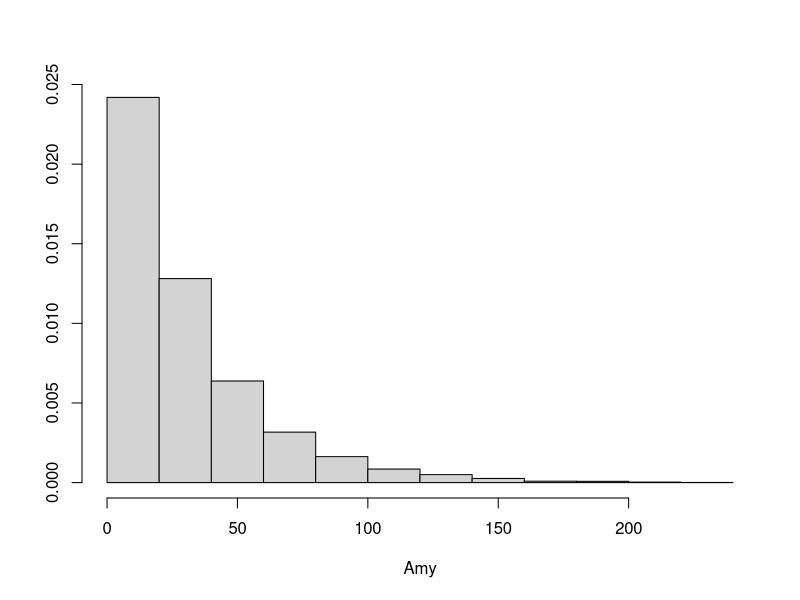
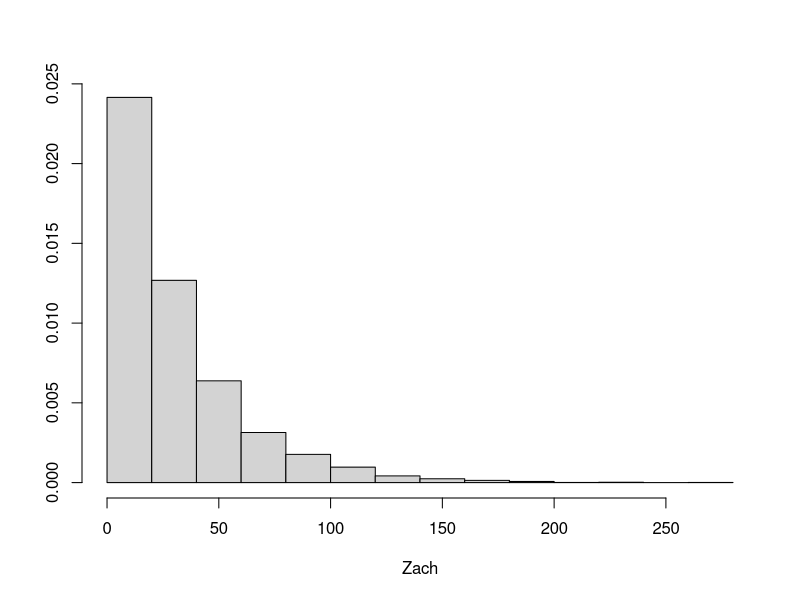
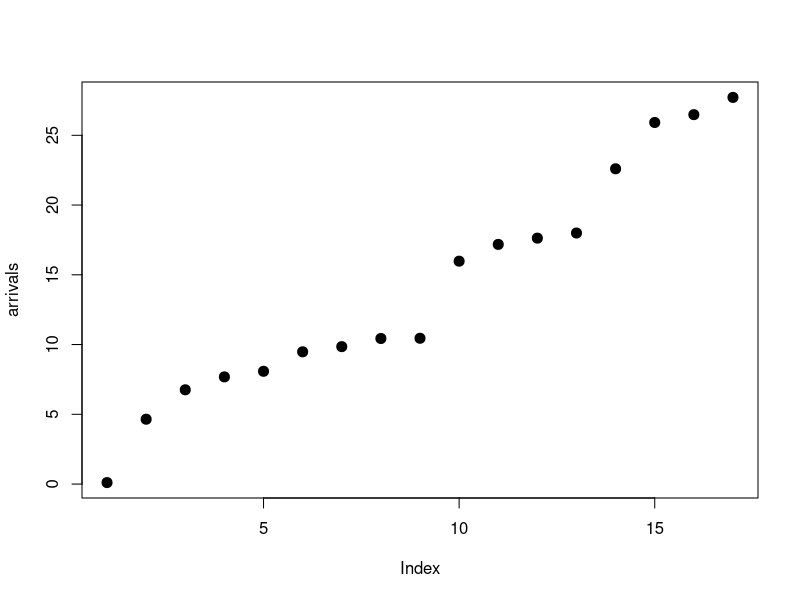

Write R code to recreate these figures, in order.
## ---- chunk 1
1-ppois(65,2*30)
## ---- chunk 2
poisson_multiplicado <- function(x,y,m,n,base){
  resultado <- 0
    resultado <- dpois(x,y*base)*dpois(m,n*base)
    return(resultado)
}

resultado0 <- poisson_multiplicado(18,2,52,5,10)
print(resultado0)

## ---- chunk 3
poisson_acumulada <- function (x,y,z){
    resultado <- 0
    for(i in 0:z){
      resultado = resultado + dpois(i,x*y)
    }
    return(resultado)
}

resultado <- poisson_acumulada(100,2,200)
print(resultado)
## ---- chunk 4
# buswaiting.R
trials <- 5000
amy <- numeric(trials)
zach <- numeric(trials)
for (i in 1:trials) {
  bus <- rexp(1,1/30)
  amy[i] <- bus
  while (bus < 10) { bus <- bus + rexp(1,1/30) }
  zach[i] <- bus-10 }
## ---- chunk 5
mean(amy)

mean(zach)

hist(amy,xlab="Amy",prob=T,ylab="",main="")
hist(zach,xlab="Zach",prob=T,ylab="",main="")
## ---- chunk 6
datos <- c(10,15,20)
esperado <- 15
promedio <- 0
llegadas_esperadas <- function(datos,esperado){
  for( x in datos){
      promedio <-  promedio + (1/x) 
  }
  
  resultado <- (1/esperado)/promedio
  return(resultado)
}

resultado <- llegadas_esperadas(datos,esperado)
print(resultado)
## ---- chunk 7
promedio_llegadas <- function(datos){
  promedio <- 0 
  for( x in datos){
      promedio <-  promedio + (1/x) 
      print((1/x))
  }
  return(promedio)
}

print(promedio_llegadas(datos))

tiempo_promedio <- function(){
  sim <- replicate(10000,min(rexp(1,1/10),rexp(1,1/15),rexp(1,1/20)))
  mean(sim)
}

## ---- chunk 8
tiempo_promedio <- function(datos){
  sim <- replicate(10000,min(rexp(1,1/10),rexp(1,1/15),rexp(1,1/20)))
  o <- mean(sim)
  return(o)
}

segundo <- tiempo_promedio(datos)
print(segundo)
## ---- chunk 9
pgammatiempo <- function(tiempo_total,minutos, lambda,valor_esperado){
  tiempo_final <- tiempo_total-minutos
  
  return(pgamma(tiempo_total,valor_esperado,lambda)-pgamma(tiempo_final,valor_esperado,lambda))
}

print(pgammatiempo(60,5,1/15,4))
## ---- chunk 10
pgamma(3,60,20)-pgamma(2.9,60,20)
## ---- chunk 11
t <- 30
lambda <- 1/2
N <- rpois(1,lambda*t)
unifs <- runif(N,0,t)
arrivals <- sort(unifs)
arrivals
## ---- chunk 12
plot(arrivals, pch=20, cex=2)
## ---- chunk 13
dpois(5,2*3.14159)
## ---- chunk 14
lambda <- 100
squarearea <- 1
trials <- 100000
simlist <- numeric(trials)
for (i in 1:trials) {

N <- rpois(1,lambda*squarearea)
xpoints <- runif(N,0,1)
ypoints <- runif(N,0,1)
ct <- sum(((xpoints-0.7) ^ 2+(ypoints-0.7) ^ 2)<=0.2 ^ 2)
simlist[i] <- ct } # number of points in circle
mean(simlist)
## ---- chunk 15
var(simlist)
## ---- chunk 16
# Compare with theoretical mean and variance
lambda*pi*(0.2) ^ 2
## ---- chunk 17
# waitingparadox.R
mytime <- 50
lambda <- 1/10
trials <- 10000
simlist <- numeric(trials)
  for (i in 1:trials) {
    N <- rpois(1,300*lambda)
    arrivals <- sort(runif(N,0,300))
    wait <- arrivals[arrivals > mytime][1] - mytime

simlist[i] <- wait }
mean(simlist)
## ---- chunk 18
#0 llamadas , 30 segundos => 5 llamadas promedio * 1/2 
dpois(0,5*1/2)
## ---- chunk 19
dpois(4,5) * dpois(6,5) 
## ---- chunk 20
dpois(6,5) * dpois(19,5*4) 
## ---- chunk 21
#lambda = 3/2 = 1.5
resultado <- 1 - ppois(1,1.5)
resultado
## ---- chunk 22
#lambda para dos horas -> 6
#lambda para una hora -> 3

dpois(8,6) * dpois(2,3) 
## ---- chunk 23
#lambda para dos horas -> 6
#lambda para una hora -> 3

dpois(8,6) * dpois(2,3) 
